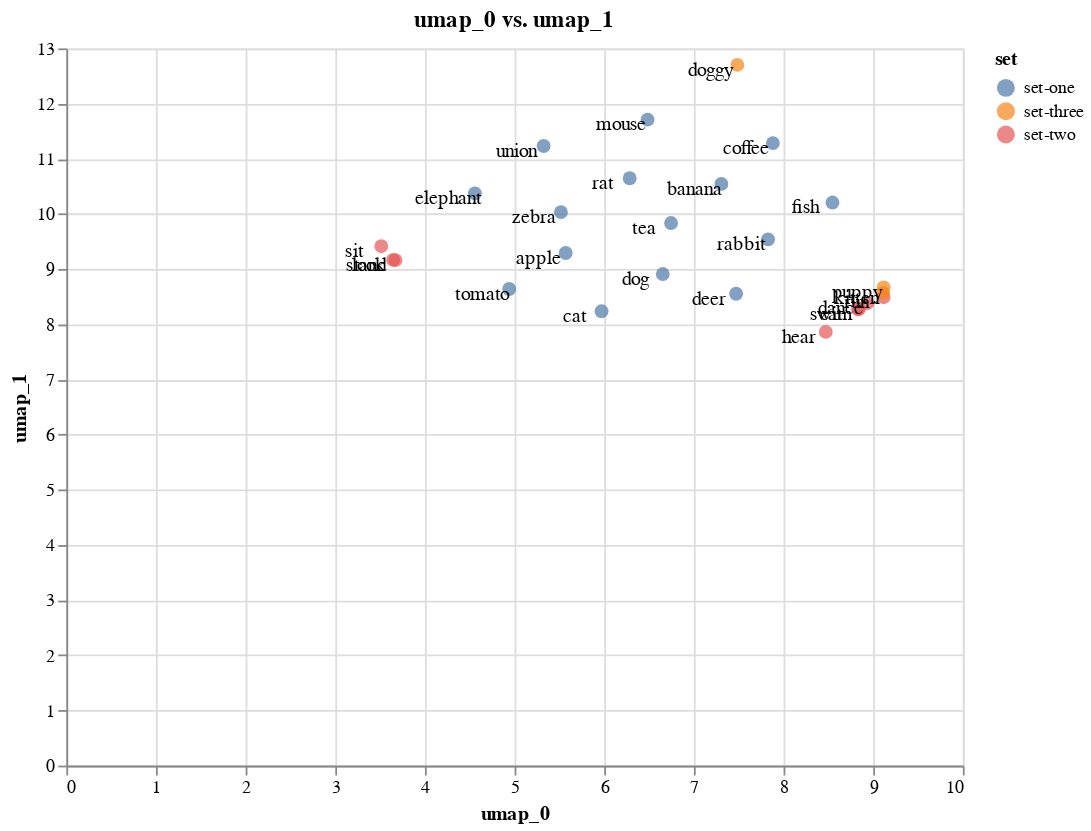

Notebook source saved alongside this figure:
### Markdown cell above
The plot demonstrates a tendency to place words that are out of scope on the outside.

### Code cell
words3 = ['kitten', 'doggy', 'puppy']

emb3 = lang[words3].transform(umap).add_property('set', lambda d: 'set-three')
all_three = emb1.merge(emb2).merge(emb3)

all_three.plot_interactive('umap_0', 'umap_1', color='set').properties(width=500, height=400)

### Figure 1 — Vega-Lite specification as saved in the notebook (floating-point values rounded to 4 significant figures)
{"config": {"view": {"continuousWidth": 400, "continuousHeight": 300}}, "layer": [{"mark": {"type": "circle", "size": 60}, "encoding": {"color": {"type": "nominal", "field": "set"}, "tooltip": [{"type": "nominal", "field": "name"}, {"type": "nominal", "field": "original"}], "x": {"type": "quantitative", "axis": {"title": "umap_0"}, "field": "x_axis"}, "y": {"type": "quantitative", "axis": {"title": "umap_1"}, "field": "y_axis"}}, "selection": {"selector082": {"type": "interval", "bind": "scales", "encodings": ["x", "y"]}}, "title": "umap_0 vs. umap_1"}, {"mark": {"type": "text", "color": "black", "dx": -15, "dy": 3}, "encoding": {"text": {"type": "nominal", "field": "original"}, "x": {"type": "quantitative", "axis": {"title": "umap_0"}, "field": "x_axis"}, "y": {"type": "quantitative", "axis": {"title": "umap_1"}, "field": "y_axis"}}}], "data": {"name": "data-8f6dd7333e15271a15f02bed1a42e546"}, "height": 400, "width": 500, "$schema": "https://vega.github.io/schema/vega-lite/v4.0.2.json", "datasets": {"data-8f6dd7333e15271a15f02bed1a42e546": [{"x_axis": 6.653, "y_axis": 8.91, "name": "dog", "original": "dog", "set": "set-one"}, {"x_axis": 5.97, "y_axis": 8.235, "name": "cat", "original": "cat", "set": "set-one"}, {"x_axis": 6.483, "y_axis": 11.71, "name": "mouse", "original": "mouse", "set": "set-one"}, {"x_axis": 7.471, "y_axis": 8.553, "name": "deer", "original": "deer", "set": "set-one"}, {"x_axis": 4.557, "y_axis": 10.37, "name": "elephant", "original": "elephant", "set": "set-one"}, {"x_axis": 5.517, "y_axis": 10.03, "name": "zebra", "original": "zebra", "set": "set-one"}, {"x_axis": 8.546, "y_axis": 10.21, "name": "fish", "original": "fish", "set": "set-one"}, {"x_axis": 7.827, "y_axis": 9.539, "name": "rabbit", "original": "rabbit", "set": "set-one"}, {"x_axis": 6.284, "y_axis": 10.65, "name": "rat", "original": "rat", "set": "set-one"}, {"x_axis": 4.94, "y_axis": 8.639, "name": "tomato", "original": "tomato", "set": "set-one"}, {"x_axis": 7.307, "y_axis": 10.54, "name": "banana", "original": "banana", "set": "set-one"}, {"x_axis": 7.881, "y_axis": 11.28, "name": "coffee", "original": "coffee", "set": "set-one"}, {"x_axis": 6.745, "y_axis": 9.835, "name": "tea", "original": "tea", "set": "set-one"}, {"x_axis": 5.57, "y_axis": 9.292, "name": "apple", "original": "apple", "set": "set-one"}, {"x_axis": 5.324, "y_axis": 11.23, "name": "union", "original": "union", "set": "set-one"}, {"x_axis": 9.117, "y_axis": 8.491, "name": "run", "original": "run", "set": "set-two"}, {"x_axis": 8.839, "y_axis": 8.274, "name": "swim", "original": "swim", "set": "set-two"}, {"x_axis": 8.936, "y_axis": 8.381, "name": "dance", "original": "dance", "set": "set-two"}, {"x_axis": 3.513, "y_axis": 9.415, "name": "sit", "original": "sit", "set": "set-two"}, {"x_axis": 8.831, "y_axis": 8.273, "name": "eat", "original": "eat", "set": "set-two"}, {"x_axis": 8.471, "y_axis": 7.861, "name": "hear", "original": "hear", "set": "set-two"}, {"x_axis": 3.671, "y_axis": 9.162, "name": "look", "original": "look", "set": "set-two"}, {"x_axis": 3.644, "y_axis": 9.167, "name": "stand", "original": "stand", "set": "set-two"}, {"x_axis": 9.111, "y_axis": 8.568, "name": "kitten", "original": "kitten", "set": "set-three"}, {"x_axis": 7.484, "y_axis": 12.7, "name": "doggy", "original": "doggy", "set": "set-three"}, {"x_axis": 9.117, "y_axis": 8.668, "name": "puppy", "original": "puppy", "set": "set-three"}]}}
